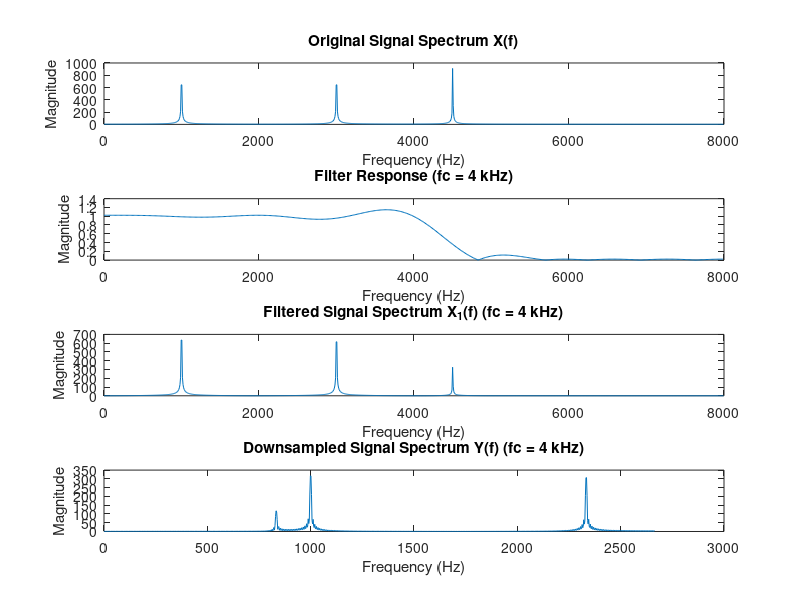
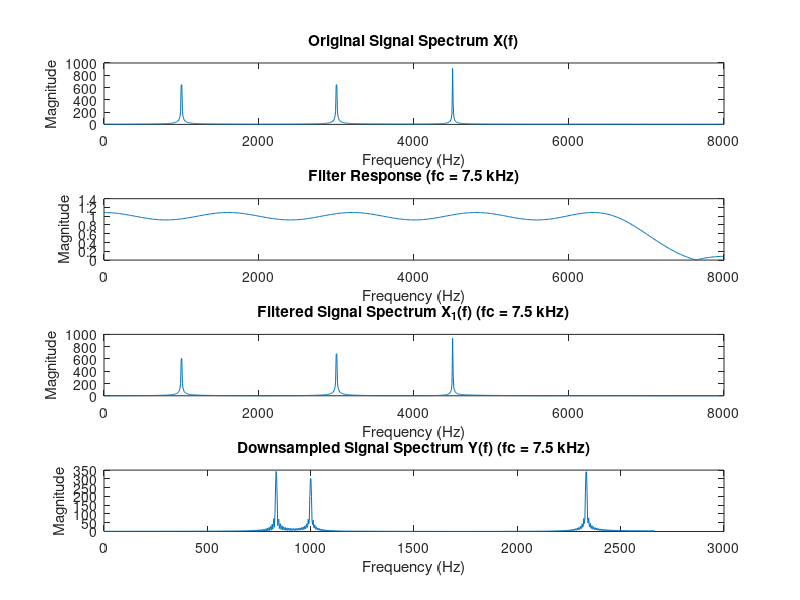

Here is the MATLAB script that generated these plots, in order:

fs = 16000; % 采样频率

% 生成信号 x 的频率分量
f1 = 1000;
f2 = 3000;
f3 = 4500;

% 创建信号
n = 0:2023;
x = cos(2*pi*f1/fs.*n) + cos(2*pi*f2/fs.*n) + cos(2*pi*f3/fs.*n);

% 信号 x 的频谱
N = 2024;
fftX = abs(fft(x, N));
F = (0:N/2-1)*(fs)/N;

% 滤波器设计：LPF fc=4kHz 和 LPF fc=7.5kHz，阶数均为20
n = 20;
fc1 = 4000;
fc2 = 7500;
scaledfc1 = fc1/(fs/2);
scaledfc2 = fc2/(fs/2);

b1 = firpm(n, [0 scaledfc1-0.2 scaledfc1 scaledfc1+0.1 scaledfc1+0.2 1], [1 1 1 0 0 0]);
[h1, w1] = freqz(b1, 1, 512, fs);

b2 = firpm(n, [0 scaledfc2-0.15 scaledfc2-0.1 scaledfc2 scaledfc2+0.05 1], [1 1 1 0 0 0]);
[h2, w2] = freqz(b2, 1, 512, fs);

% 绘制信号 x 频谱和滤波器响应
figure(1)
subplot(4, 1, 1)
plot(F, fftX(1:N/2))
xlabel('Frequency (Hz)')
ylabel('Magnitude')
title('Original Signal Spectrum X(f)')

subplot(4, 1, 2)
plot(w1, abs(h1))
xlabel('Frequency (Hz)')
ylabel('Magnitude')
title('Filter Response (fc = 4 kHz)')

% 通过第一个低通滤波器滤波
x11 = filter(b1, 1, x);
fftX11 = abs(fft(x11, N));

subplot(4, 1, 3)
plot(F, fftX11(1:N/2))
xlabel('Frequency (Hz)')
ylabel('Magnitude')
title('Filtered Signal Spectrum X_1(f) (fc = 4 kHz)')

% 下采样
x11down = x11(1:3:end);
fsnew = fs/3;
fftX11down = abs(fft(x11down, N));
Fnew = (0:N/2-1)*(fsnew)/N;

subplot(4, 1, 4)
plot(Fnew, fftX11down(1:N/2))
xlabel('Frequency (Hz)')
ylabel('Magnitude')
title('Downsampled Signal Spectrum Y(f) (fc = 4 kHz)')

figure(2)
subplot(4, 1, 1)
plot(F, fftX(1:N/2))
xlabel('Frequency (Hz)')
ylabel('Magnitude')
title('Original Signal Spectrum X(f)')

subplot(4, 1, 2)
plot(w2, abs(h2))
xlabel('Frequency (Hz)')
ylabel('Magnitude')
title('Filter Response (fc = 7.5 kHz)')

% 通过第二个低通滤波器滤波
x12 = filter(b2, 1, x);
fftX12 = abs(fft(x12, N));

subplot(4, 1, 3)
plot(F, fftX12(1:N/2))
xlabel('Frequency (Hz)')
ylabel('Magnitude')
title('Filtered Signal Spectrum X_1(f) (fc = 7.5 kHz)')

% 下采样
x12down = x12(1:3:end);
fftX12down = abs(fft(x12down, N));

subplot(4, 1, 4)
plot(Fnew, fftX12down(1:N/2))
xlabel('Frequency (Hz)')
ylabel('Magnitude')
title('Downsampled Signal Spectrum Y(f) (fc = 7.5 kHz)')
